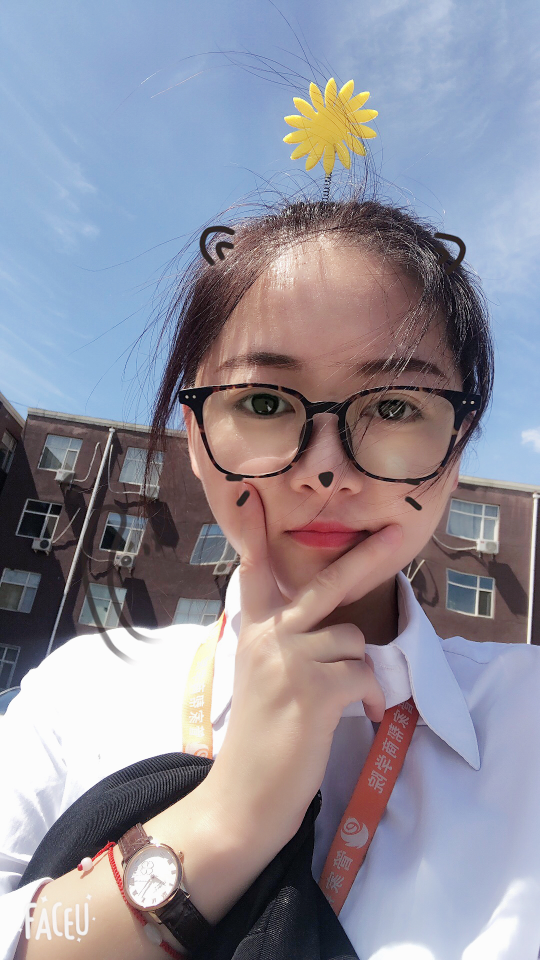
#> input picture opcv1/图像处理的几何变换/image0.jpg, 1080 x 1920 px (shown at 1/2 size)
$ python '图片剪切.py'
#> lines starting #> are read from the running program, lines starting #| are printed output that depends on the picture
#x:500->800
#y:1000->1300
import cv2
img = cv2.imread('image0.jpg',1)
#> img is the input picture: shape (1920, 1080, 3); mean B, G, R 154.8, 142.8, 145
imgInfo = img.shape
#> imgInfo = (1920, 1080, 3)
dst = img[500:1000,200:1300]
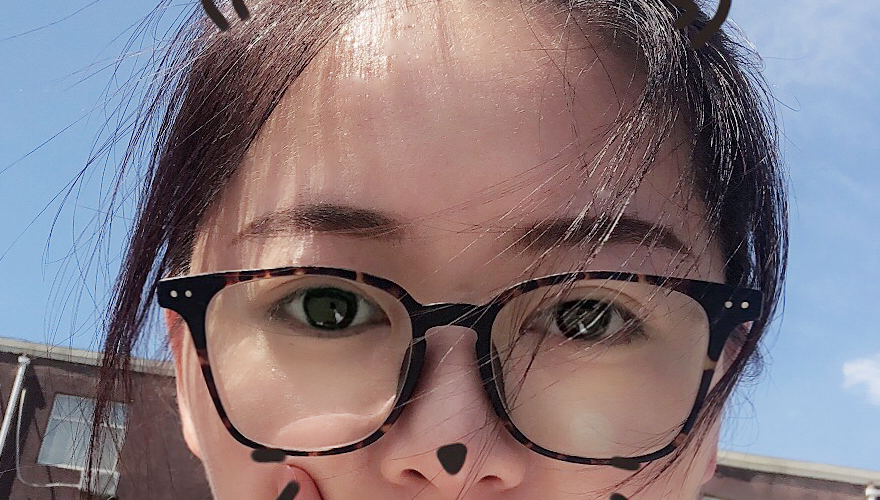
#> dst: shape (500, 880, 3); mean B, G, R 124, 117.9, 131.5
cv2.imshow('image',dst)
cv2.waitKey(0)
